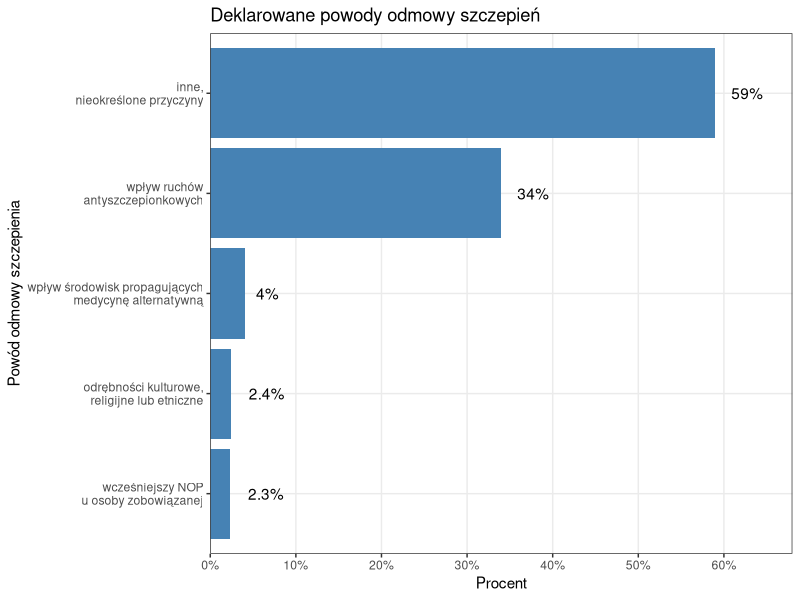

The R script that drew this image:
## ---- chunk 1
knitr::opts_chunk$set(echo = FALSE)
## ---- chunk 2
#install.packages(c('ggplot2','ggrepel','dplyr','data.table'))
suppressMessages(library(ggplot2))
suppressMessages(library(ggrepel))
options(stringsAsFactors = FALSE)

odmowy <- read.csv2('dane.csv')
nazwy <- paste0(odmowy$powod1,'\n',odmowy$powod2)
odmowy <- data.frame(powod=nazwy,procent=odmowy$procent)
#odmowy$procent <- round(odmowy$procent*100/sum(odmowy$procent),1)

ggplot(odmowy, aes(x=powod,y=procent,label = paste0(procent, "%"))) +
  coord_flip() +
  geom_bar(stat="identity", fill="steelblue") +
  xlab('Powód odmowy szczepienia') + ylab('Procent') + 
  theme_bw() +
  scale_x_discrete(limits = odmowy$powod[order(odmowy$procent)]) +
  scale_y_discrete(limits = seq(0,60,10), expand = expand_scale(add = c(0,9)),
                   labels = function(x) paste0(x, "%")) +
  geom_text(hjust = -0.5)+
  ggtitle("Deklarowane powody odmowy szczepień")
